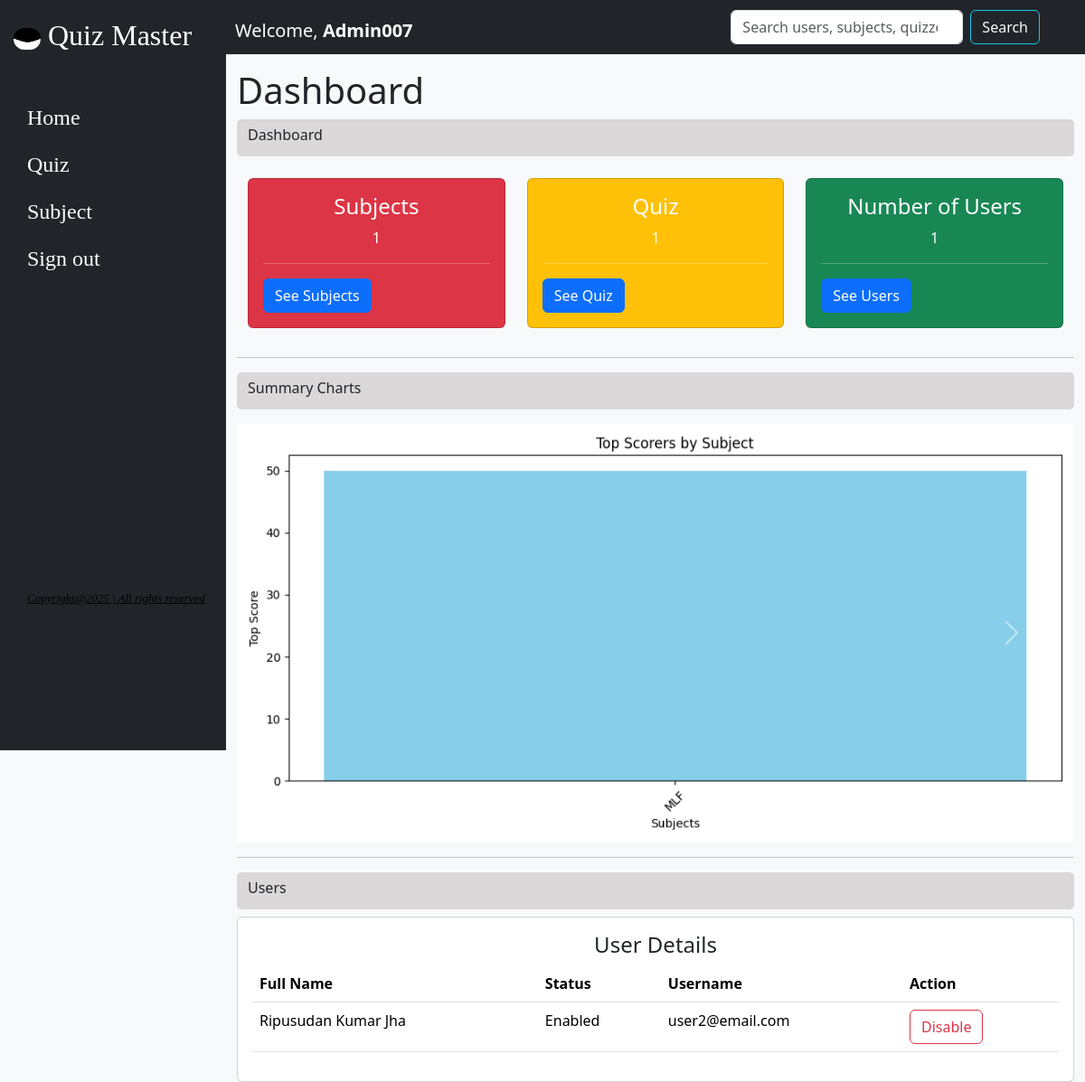
Before: /admin/dashboard with the older database file.
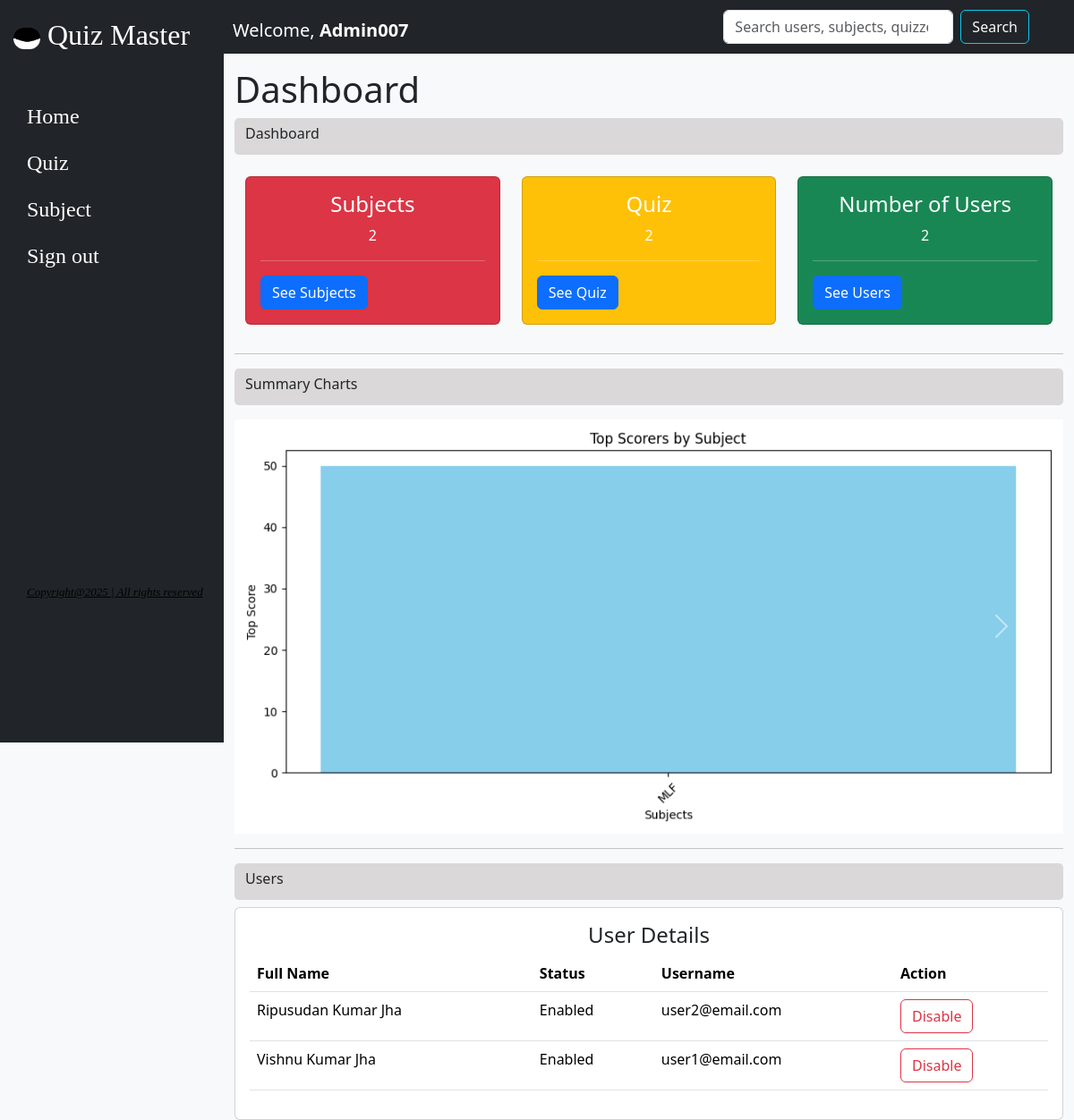
After: the same page with the newer database file.
### model.py (models this page shows)
class User(db.Model):
    id = db.Column(db.Integer, primary_key=True)
    username = db.Column(db.String(200), unique=True, nullable=False)
    password = db.Column(db.String(128), nullable=False)
    fullname = db.Column(db.String(200), nullable=False)
    achievement = db.Column(db.String(256), nullable=False)
    user_status=db.Column(db.String(50),nullable=False,default='Enabled')
    dob = db.Column(db.DateTime, nullable=False)
    role=db.Column(db.String,default='user',nullable=False)
    quiz_scores = db.relationship('Scores' , back_populates='user_details')
    responses = db.relationship('UserResponse', back_populates='user')

### app.py (the view)
@app.route('/admin/dashboard', methods=['GET', 'POST'])
def admin_dashboard():
    admin_user = User.query.filter_by(username='admin@iitmbs', role='admin').first()
    if not admin_user:
        return render_template('home.html', message="Access Denied.")
    subject = Subject.query.all()
    quiz = Quiz.query.all()
    user=User.query.all()
    chart_dir = "static/image"
    if not os.path.exists(chart_dir):
        os.makedirs(chart_dir)
    top_scorers = db.session.query(
        Subject.name,
        func.max(Scores.total).label("max_score")
    ).join(Chapters, Chapters.subject_id == Subject.id) \
     .join(Quiz, Quiz.chapter_id == Chapters.id) \
     .join(Scores, Scores.quiz_id == Quiz.id) \
     .group_by(Subject.name).all()
    subjects = [row[0] for row in top_scorers]
    top_scores = [row[1] for row in top_scorers]
    plt.figure(figsize=(10, 5))
    plt.bar(subjects, top_scores, color='skyblue')
    plt.xlabel('Subjects')
    plt.ylabel('Top Score')
    plt.title('Top Scorers by Subject')
    plt.xticks(rotation=45)
    plt.tight_layout()
    top_scorer_chart = os.path.join(chart_dir, "top_scorers.png")
    plt.savefig(top_scorer_chart)
    plt.close()
    user_attempts = db.session.query(
        Subject.name,
        func.count(Scores.user_id.distinct()).label("user_count")
    ).join(Chapters, Chapters.subject_id == Subject.id) \
     .join(Quiz, Quiz.chapter_id == Chapters.id) \
     .join(Scores, Scores.quiz_id == Quiz.id) \
     .group_by(Subject.name).all()
    subjects_attempted = [row[0] for row in user_attempts]
    user_counts = [row[1] for row in user_attempts]
    plt.figure(figsize=(10, 5))
    plt.bar(subjects_attempted, user_counts, color='lightcoral')
    plt.xlabel('Subjects')
    plt.ylabel('Number of Users Attempted')
    plt.title('Number of Users Attempted Quiz per Subject')
    plt.xticks(rotation=45)
    plt.tight_layout()
    user_attempts_chart = os.path.join(chart_dir, "user_attempts.png")
    plt.savefig(user_attempts_chart)
    plt.close()
    return render_template('admin_dashboard.html', subject=subject , user=user , quiz=quiz , top_scorer_chart=top_scorer_chart,
                           user_attempts_chart=user_attempts_chart)

### templates/admin_dashboard.html (shortened to what the changed rows need)
{% extends "base.html" %} {% block title %}Dashboard {% endblock %}  {% block content %}
<h1>Dashboard</h1>
<div class="container mt-4">
  <div class="row">
    <div class="col-md-4">
      <div class="card bg-danger text-white mb-3">
        <div class="card-body">
          <h4 class="card-title">Subjects</h4>
          <p class="card-text" style="text-align: center">
            {{ subject|length }}
          </p>
          <hr />
          <a href="/admin/subject" class="btn btn-primary">See Subjects</a>
        </div>
      </div>
    </div>
    <div class="col-md-4">
      <div class="card bg-warning text-white mb-3">
        <div class="card-body">
          <h4 class="card-title">Quiz</h4>
          <p class="card-text" style="text-align: center">{{ quiz|length }}</p>
          <hr />
          <a href="/admin/quiz" class="btn btn-primary">See Quiz</a>
        </div>
      </div>
    </div>
    <div class="col-md-4">
      <div class="card bg-success text-white mb-3">
        <div class="card-body">
          <h4 class="card-title">Number of Users</h4>
          <p class="card-text" style="text-align: center">
            {{ user|length - 1 }}
          </p>
          <hr />
          <a href="#users-section" class="btn btn-primary">See Users</a>
        </div>
      </div>
    </div>
  </div>
</div>
{% if user|length == 1 %}
<div class="alert alert-warning" role="alert">
  No data available</div>
  {% else %}
<div id="users-section">
<div class="row mt-2">
  <div class="col">
    <div class="card">
      <div class="card-body">
        <table class="table table-hover">
          <thead>
            <tr>
              <th>Full Name</th>
              <th>Status</th>
              <th>Username</th>
              <th>Action</th>
            </tr>
          </thead>
          <tbody>
            {% for user in user %} {% if user.username != 'admin@iitmbs' %}
            <tr>
              <td>{{ user.fullname }}</td>
              <td>{{ user.user_status }}</td>
              <td>{{ user.username }}</td>
              <td>
                {% if user.user_status == 'Enabled' %}
                <form
                  action="{{ url_for('disable_user', user_id=user.id) }}"
                  method="post"
                  style="display: inline"
                >
                  <button type="submit" class="btn btn-outline-danger">
                    Disable
                  </button>
                </form>
                {% endif %}
              </td>
            </tr>
            {% endif %} {% endfor %}
          </tbody>
        </table>
      </div>
    </div>
  </div>
</div>
</div>
{% endif %}
{% endblock %}

Changed rows visible on the page:
added User: fullname "Vishnu Kumar Jha", user_status "Enabled", username "user1@email.com"
Other visible differences:
{{ subject|length }}: "1" → "2"
{{ quiz|length }}: "1" → "2"
{{ user|length - 1 }}: "1" → "2"
